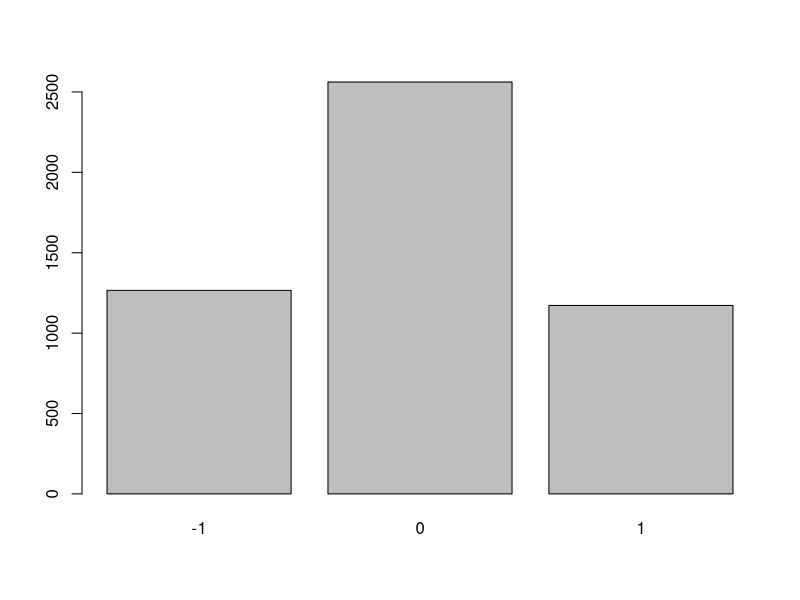

Recreate this plot in R.
# ---------------------------------------------------

I <- 10000
pi  <- vector(length = I)
r_T <- vector(length = I)
r_C <- vector(length = I)
Z   <- vector(length = I)
R   <- vector(length = I)

# ---------------------------------------------------

id <- seq(from = 1, to = I, by = 2)

for (i in id){
  pi[i:(i+1)] <- runif(n = 1, 0, 1)
  Z[i] <- rbinom(n = 1, size = 1, prob = 0.5)
  Z[i+1] <- 1 - Z[i]
  
  r_T[i:(i+1)] <- r_C[i:(i+1)] <- rbinom(n = 2, size = 1, prob = 0.4)
  # r_T[i:(i+1)] <- rbinom(n = 2, size = 1, prob = 0.4)
  # r_C[i:(i+1)] <- rbinom(n = 2, size = 1, prob = 0.6)
  R[i:(i+1)] <- r_T[i:(i+1)] * Z[i:(i+1)] + r_C[i:(i+1)] * (1 - Z[i:(i+1)])
}

df <- data.frame(pi, r_T, r_C, Z, R)

# ---------------------------------------------------

library(knitr)
library(kableExtra)

head(df, 10) %>% 
  kable() %>% 
  kable_styling(bootstrap_options = "striped")

# ---------------------------------------------------

library(dplyr)

df.res <- df %>% group_by(pi) %>% 
  summarise(Y = (R[1] - R[2]) * Z[1] + (R[2] - R[1]) * (1 - Z[1]))

barplot(table(df.res$Y))

# ---------------------------------------------------
